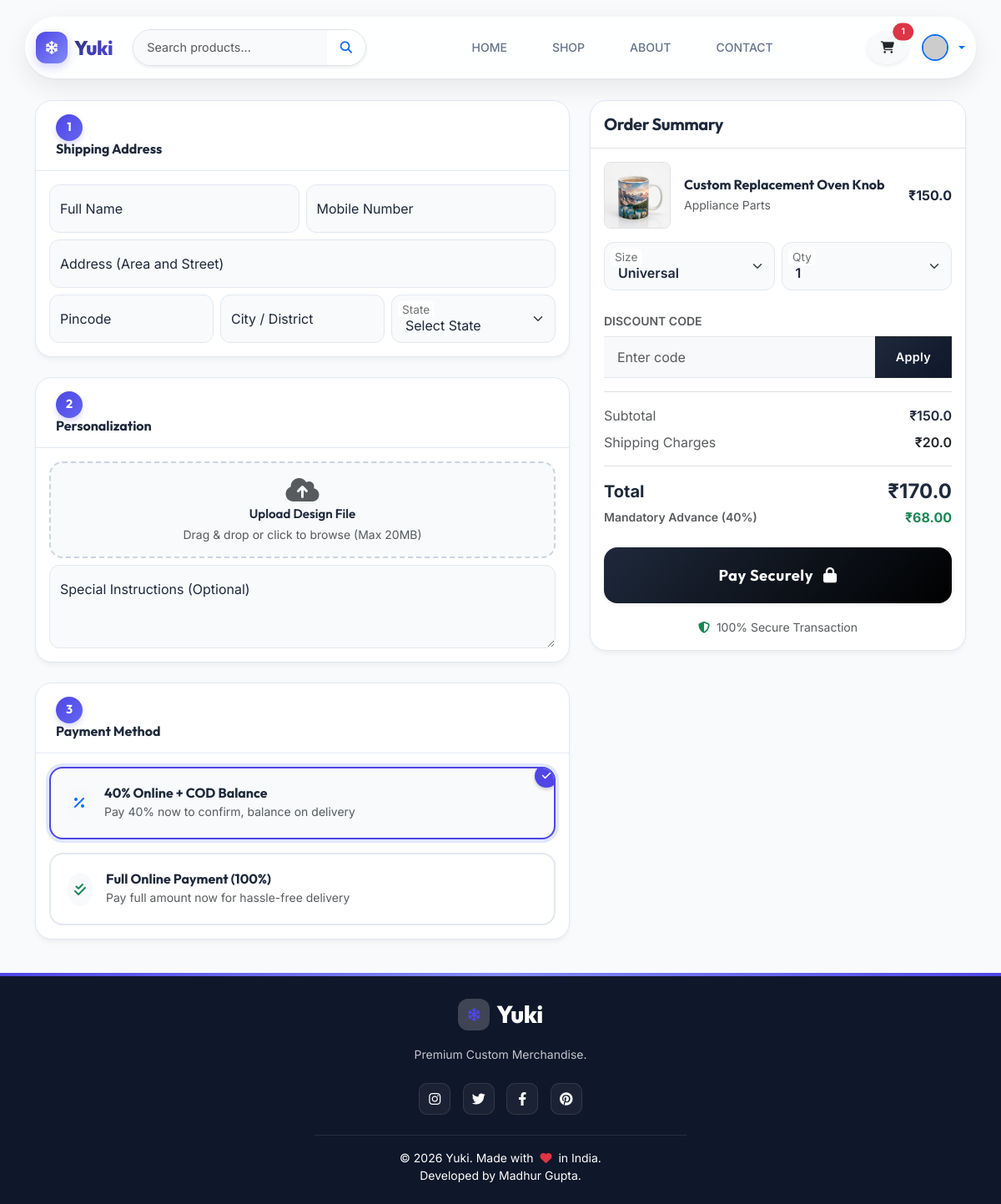
/checkout/1 (signed in), run on the app's committed database.
### models.py (models this page shows, shortened)
class Product(db.Model):
    id = db.Column(db.Integer, primary_key=True)
    name = db.Column(db.String(150), nullable=False)
    base_price = db.Column(db.Float, nullable=False)
    shipping_charge = db.Column(db.Float, default=0.0)
    section = db.Column(db.String(50), nullable=False)  # Main Type: T-Shirts, Hoodies
    section_icon = db.Column(db.String(50), default='fas fa-box-open') # Icon class for UI
    category = db.Column(db.String(50), nullable=False) # Subtype: Oversized, Ceramic
    description = db.Column(db.Text, nullable=True)
    sizes = db.Column(db.String(100), default="S, M, L, XL")
    image_file = db.Column(db.String(120), nullable=False, default='default.jpg')
    images = db.relationship('ProductImage', backref='product', lazy=True, cascade="all, delete-orphan")
    stock = db.Column(db.Integer, default=10)
    advance_percentage = db.Column(db.Float, default=40.0)
    bulk_min_qty = db.Column(db.Integer, default=0)
    bulk_discount_percentage = db.Column(db.Float, default=0.0)

### controllers/user_controller.py (the view, shortened to what this page needs)
@login_required
def checkout(product_id):
    if current_user.is_admin:
        flash("Admins cannot perform checkout.", "warning")
        return redirect(url_for('admin_bp.dashboard'))
    product = Product.query.get_or_404(product_id)
    active_coupons = Coupon.query.filter_by(is_active=True).all()
    return render_template('user/checkout.html', product=product, coupons=active_coupons)

### templates/user/checkout.html (shortened to what this page needs)
{% extends "layouts/base.html" %}
{% block content %}
<div class="container py-3">
    <form method="POST" enctype="multipart/form-data">
        <div class="row g-4">
            <div class="col-lg-7">
                <div class="modern-card">
                    <div class="modern-card-header">
                        <div class="step-number">1</div>
                        <h6 class="mb-0 fw-700 text-accent">Shipping Address</h6>
                    </div>
                    <div class="p-3">
                        <div id="addressFormFields" {% if current_user.address %}class="d-none" {% endif %}>
                            <div class="row g-2">
                                <div class="col-md-6">
                                    <div class="form-floating">
                                        <input type="text" name="full_name" class="form-control" id="floatingName"
                                            placeholder="Name" required>
                                        <label for="floatingName">Full Name</label>
                                    </div>
                                </div>
                                <div class="col-md-6">
                                    <div class="form-floating">
                                        <input type="tel" name="mobile_number" class="form-control" id="floatingMobile"
                                            placeholder="Phone" maxlength="10" required>
                                        <label for="floatingMobile">Mobile Number</label>
                                    </div>
                                </div>
                                <div class="col-12">
                                    <div class="form-floating">
                                        <input type="text" name="address" class="form-control" id="floatingAddress"
                                            placeholder="Address" required>
                                        <label for="floatingAddress">Address (Area and Street)</label>
                                    </div>
                                </div>
                                <div class="col-md-4">
                                    <div class="form-floating">
                                        <input type="text" name="pincode" class="form-control" id="floatingPincode"
                                            placeholder="Pincode" maxlength="6" required>
                                        <label for="floatingPincode">Pincode</label>
                                    </div>
                                </div>
                                <div class="col-md-4">
                                    <div class="form-floating">
                                        <input type="text" name="city" class="form-control" id="floatingCity"
                                            placeholder="City" required>
                                        <label for="floatingCity">City / District</label>
                                    </div>
                                </div>
                                <div class="col-md-4">
                                    <div class="form-floating">
                                        <select name="state" class="form-select" id="floatingState" required>
                                            <option value="" disabled selected>Select State</option>
                                        </select>
                                        <label for="floatingState">State</label>
                                    </div>
                                </div>
                            </div>
                        </div>
                    </div>
                </div>
                <div class="modern-card">
                    <div class="modern-card-header">
                        <div class="step-number">2</div>
                        <h6 class="mb-0 fw-700 text-accent">Personalization</h6>
                    </div>
                    <div class="p-3">
                        <div class="upload-zone p-3 text-center position-relative mb-2">
                            <i class="fas fa-cloud-upload-alt fa-2x text-muted mb-1" id="uploadIcon"></i>
                            <h6 class="fw-600 text-accent mb-1" id="fileName" style="font-size: 0.95rem;">Upload Design
                                File</h6>
                            <p class="small text-muted mb-0">Drag & drop or click to browse (Max 20MB)</p>
                        </div>
                        <div class="form-floating">
                            <textarea name="instructions" class="form-control" placeholder="Comments" id="instructions"
                                style="height: 100px"></textarea>
                            <label for="instructions">Special Instructions (Optional)</label>
                        </div>
                    </div>
                </div>
                <div class="modern-card">
                    <div class="modern-card-header">
                        <div class="step-number">3</div>
                        <h6 class="mb-0 fw-700 text-accent">Payment Method</h6>
                    </div>
                    <div class="p-3">
                        <div class="payment-tile mb-3 active" onclick="selectPayment('pay40', this)">
                            <div class="d-flex align-items-center justify-content-between">
                                <div class="d-flex align-items-center">
                                    <div class="bg-light p-2 rounded-circle me-3">
                                        <i class="fas fa-percentage text-primary"></i>
                                    </div>
                                    <div>
                                        <h6 class="fw-700 mb-0 text-accent">{{ product.advance_percentage|round|int }}%
                                            Online + COD Balance</h6>
                                        <small class="text-muted">Pay {{ product.advance_percentage|round|int }}% now to
                                            confirm, balance on delivery</small>
                                    </div>
                                </div>
                            </div>
                        </div>
                        <div class="payment-tile" onclick="selectPayment('pay100', this)">
                            <div class="d-flex align-items-center justify-content-between">
                                <div class="d-flex align-items-center">
                                    <div class="bg-light p-2 rounded-circle me-3">
                                        <i class="fas fa-check-double text-success"></i>
                                    </div>
                                    <div>
                                        <h6 class="fw-700 mb-0 text-accent">Full Online Payment (100%)</h6>
                                        <small class="text-muted">Pay full amount now for hassle-free delivery</small>
                                    </div>
                                </div>
                            </div>
                        </div>
                    </div>
                </div>
            </div>
            <div class="col-lg-5">
                <div class="summary-card">
                    <div class="p-3 border-bottom">
                        <h5 class="fw-700 mb-0 text-accent ls-tight">Order Summary</h5>
                    </div>
                    <div class="p-3">
                        <div class="d-flex align-items-center mb-3">
                            {% if product.image_file %}
                            <img src="{{ url_for('static', filename='images/' + product.image_file) }}"
                                class="rounded-3 border" style="width: 80px; height: 80px; object-fit: cover;">
                            {% endif %}
                            <div class="ms-3">
                                <h6 class="fw-700 text-accent mb-1">{{ product.name }}</h6>
                                <p class="text-muted small mb-0">{{ product.category }}</p>
                            </div>
                            <div class="ms-auto fw-700 text-accent">₹{{ product.base_price }}</div>
                        </div>
                        <div class="row g-2 mb-3">
                            <div class="col-6">
                                <div class="form-floating">
                                    <select name="size" class="form-select fw-600">
                                        {% for size in product.sizes.split(',') if product.sizes %}
                                        <option value="{{ size }}">{{ size }}</option>
                                        {% else %}
                                        <option value="Std">Std</option>
                                        {% endfor %}
                                    </select>
                                    <label>Size</label>
                                </div>
                            </div>
                            <div class="col-6">
                                <div class="form-floating">
                                    <select name="quantity" id="qtyInput" class="form-select fw-600"
                                        onchange="updateTotal()">
                                        <option value="1">1</option>
                                    </select>
                                    <label>Qty</label>
                                </div>
                            </div>
                        </div>
                        <div class="mt-4 mb-3">
                            <label class="form-label fw-600 small text-muted text-uppercase">Discount Code</label>
                            <div class="input-group">
                                <input type="text" id="couponCodeInput" class="form-control bg-light"
                                    placeholder="Enter code">
                                <button type="button" id="applyBtn" class="btn btn-dark"
                                    onclick="applyCoupon()">Apply</button>
                            </div>
                        </div>
                        <div class="border-top border-bottom py-3 my-3">
                            <div class="d-flex justify-content-between mb-2">
                                <span class="text-muted">Subtotal</span>
                                <span class="fw-600">₹<span id="subtotalDisplay">{{ product.base_price }}</span></span>
                            </div>
                            <div class="d-flex justify-content-between">
                                <span class="text-muted">Shipping Charges</span>
                                <span class="fw-600 text-dark">
                                    {% if product.shipping_charge > 0 %}
                                    ₹{{ product.shipping_charge }}
                                    {% else %}
                                    <span class="text-success">Free</span>
                                    {% endif %}
                                </span>
                            </div>
                        </div>
                        <div class="d-flex justify-content-between align-items-center mb-1">
                            <span class="fw-700 h5 mb-0 text-accent">Total</span>
                            <span class="fw-700 h4 mb-0 text-accent">₹<span id="totalDisplay">{{ product.base_price +
                                    (product.shipping_charge or 0) }}</span></span>
                        </div>
                        <div class="d-flex justify-content-between align-items-center mb-4">
                            <span class="text-muted small fw-600" id="advanceLabel">Mandatory Advance ({{
                                product.advance_percentage|round|int }}%)</span>
                            <span class="text-success fw-bold">₹<span id="advanceDisplay">{{
                                    "%.2f"|format((product.base_price + (product.shipping_charge or 0)) *
                                    (product.advance_percentage / 100))
                                    }}</span></span>
                        </div>
                        <button type="submit" id="submitBtn" class="btn-pay shadow-sm">
                            Pay Securely <i class="fas fa-lock ms-2"></i>
                        </button>
                        <div class="text-center mt-3">
                            <small class="text-muted"><i class="fas fa-shield-alt me-1 text-success"></i> 100% Secure
                                Transaction</small>
                        </div>
                    </div>
                </div>
            </div>
        </div>
    </form>
</div>
{% endblock %}

### data on the page
Product: advance_percentage "40", image_file (picture), name "Custom Replacement Oven Knob", category "Appliance Parts", base_price "150.0", shipping_charge "20.0", base_price+shipping_charge "170.0", base_price+shipping_charge+advance_percentage "68.00"

### other printed values
{{ current_user.cart_items|length }} "1"
form field size "Universal"
